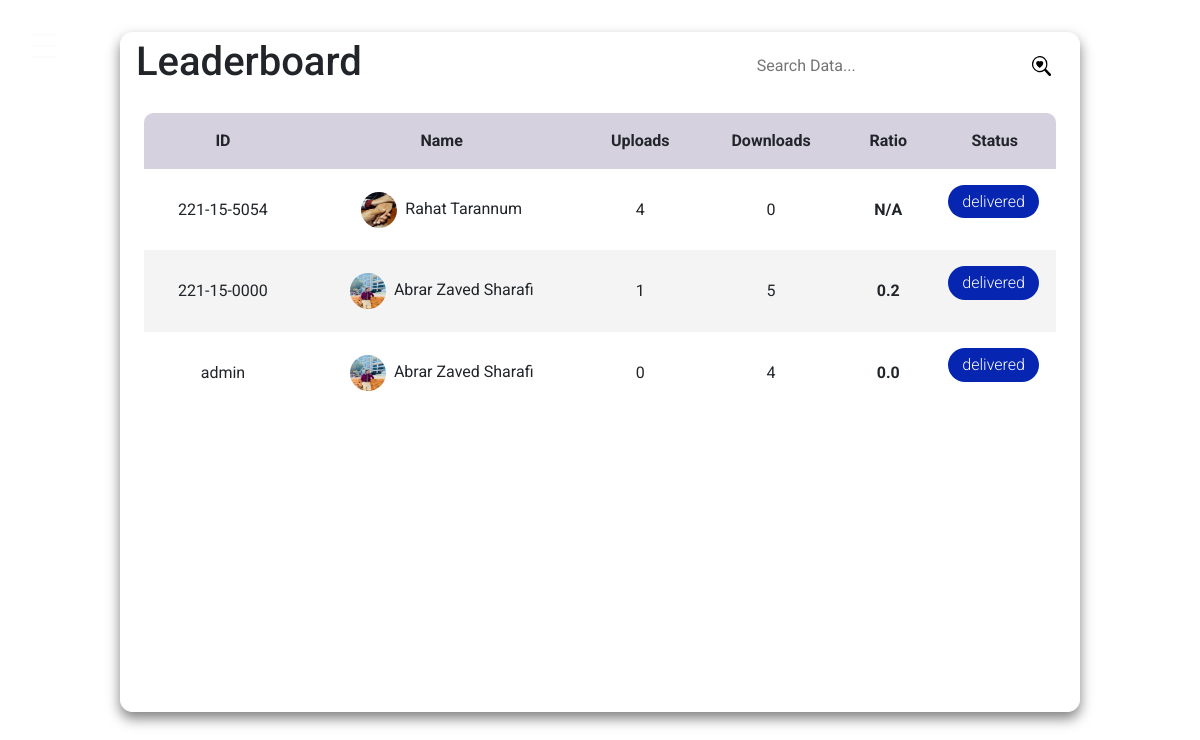
The app's page /dashboard/leaderboard with its own data.
### dashboard/models.py (models this page shows, shortened)
class UserAttribute(models.Model):
    user=models.ForeignKey(Student, verbose_name="User", on_delete=models.CASCADE)
    uploads=models.IntegerField(default=0)
    downloads=models.IntegerField(default=0)

### authentication/models.py (models this page shows)
class Student(AbstractBaseUser, PermissionsMixin):
    student_id = models.CharField(max_length=50, unique=True)
    profile_pic=models.ImageField(upload_to='profile_pic/',null=True,blank=True)
    name = models.CharField(max_length=150, blank=True)
    email = models.EmailField(max_length=254, blank=True)
    dept = models.CharField(max_length=50, blank=True)
    phone_number=models.CharField(max_length=50,blank=True)
    website=models.CharField(max_length=200,null=True,blank=True)
    is_active = models.BooleanField(default=True)
    is_admin = models.BooleanField(default=False)
    is_staff = models.BooleanField(default=False)
    groups = models.ManyToManyField(
        Group,
        related_name="student_set",  # Custom related_name to avoid conflict
        blank=True,
    )
    user_permissions = models.ManyToManyField(
        Permission,
        related_name="student_permissions_set",  # Custom related_name to avoid conflict
        blank=True,
    )
    objects = MyUserManager()
    USERNAME_FIELD = "student_id"
    REQUIRED_FIELDS = []  # List additional required fields here, if any
    def __str__(self):
        return self.student_id

### dashboard/views.py (the view)
# urls.py: path("leaderboard", views.leaderboard_view, name="leaderboard"),
def leaderboard_view(request):
    user_attributes = UserAttribute.objects.all().order_by("-uploads")
    return render(
        request, "dashboard/leaderboard.html", {"user_attributes": user_attributes}
    )

### dashboard/templatetags/custom_filters.py (called while the page is built)
@register.filter
def ratio(downloads, user):
    uploads = UserAttribute.objects.get(user=user).uploads
    return uploads / downloads if downloads != 0 else "N/A"

### templates/dashboard/leaderboard.html (shortened to what this page needs)
{% extends "sidebar/main.html" %}
{% load static %}
{% load custom_filters %}
{% block content %}
<!DOCTYPE html>
<html lang="en">
<head>
    <link rel="stylesheet" type="text/css" href="{% static 'css/leaderboard.css' %}">
</head>
<body>
    <div class="leaderboard-wrapper">
        <main class="custom-table" id="customers_table">
            <section class="custom-table__header">
                <h1>Leaderboard</h1>
                <div class="custom-input-group">
                    <input type="search" placeholder="Search Data..." style="width: 100%; padding: 0 0.5rem 0 0.3rem; background-color: transparent; border: none; outline: none;">
                    <img src="{% static 'images/search-heart.svg' %}" alt="search" style="width: 1.2rem; height: 1.2rem;">
                </div>
            </section>
            <section class="custom-table__body">
                <table>
                    <thead>
                        <tr>
                            <th>ID</th>
                            <th>Name</th>
                            <th>Uploads</th>
                            <th>Downloads</th>
                            <th>Ratio</th>
                            <th>Status</th>
                        </tr>
                    </thead>
                    <tbody>
                        {% for user in user_attributes %}
                        <tr>
                            <td>{{user.user}}</td>
                            <td><img src="{{user.user.profile_pic.url}}" alt="" style="width: 36px; height: 36px; margin-right: 0.5rem; border-radius: 50%; vertical-align: middle;">{{user.user.name}}</td>
                            <td>{{user.uploads}}</td>
                            <td>{{user.downloads}}</td>
                            <td><strong>{{user.downloads|ratio:user.user}}</strong></td>
                            <td><p class="status delivered" style="color:white">delivered</p></td>
                        </tr>
                        {% endfor %}
                    </tbody>
                </table>
            </section>
        </main>
    </div>
</body>
</html>
{% endblock content %}

### static/css/style.css (style rules this page uses)
body { font-family: "Roboto", -apple-system, BlinkMacSystemFont, "Segoe UI", Roboto, "Helvetica Neue", Arial, "Noto Sans", sans-serif, "Apple Color Emoji", "Segoe UI Emoji", "Segoe UI Symbol", "Noto Color Emoji"; background-color: #fcfcfc; }
p { color: #b3b3b3; font-weight: 300; }
h1, h2, h3, h4, h5, h6, .h1, .h2, .h3, .h4, .h5, .h6 { font-family: "Roboto", -apple-system, BlinkMacSystemFont, "Segoe UI", Roboto, "Helvetica Neue", Arial, "Noto Sans", sans-serif, "Apple Color Emoji", "Segoe UI Emoji", "Segoe UI Symbol", "Noto Color Emoji"; }
body { position: relative; }
body:before { position: absolute; content: ""; z-index: 1; top: 0; left: 0; right: 0; bottom: 0; background-color: rgba(0, 0, 0, 0.5); opacity: 0; visibility: hidden; -webkit-transition: 0.3s all ease-in-out; -o-transition: 0.3s all ease-in-out; transition: 0.3s all ease-in-out; }
aside, main { height: 100vh; min-height: 580px; }
main { width: calc(100%); }

### static/css/leaderboard.css (style rules this page uses)
body { margin: 0; min-height: 100vh; display: flex; justify-content: center; align-items: center; background: url(https://wallpapercave.com/wp/wp10981140.jpg) center / cover no-repeat; }
.leaderboard-wrapper { width: 100%; display: flex; justify-content: center; align-items: center; padding: 2rem; }
.custom-table { width: 80vw; height: 85vh; background-color: rgba(255, 255, 255, 0.5); backdrop-filter: blur(7px); box-shadow: 0 0.4rem 0.8rem rgba(0, 0, 0, 0.5); border-radius: 0.8rem; overflow: hidden; display: flex; flex-direction: column; }
.custom-table__header { width: 100%; height: 10%; background-color: rgba(255, 255, 255, 0.25); padding: 0.8rem 1rem; display: flex; justify-content: space-between; align-items: center; }
.custom-input-group { width: 35%; height: 100%; background-color: rgba(255, 255, 255, 0.3); padding: 0 0.8rem; border-radius: 2rem; display: flex; justify-content: center; align-items: center; transition: 0.2s; }
.custom-table__body { width: 95%; max-height: calc(89% - 1.6rem); background-color: rgba(255, 255, 255, 0.75); margin: 0.8rem auto; border-radius: 0.6rem; overflow: auto; overflow: overlay; }
.custom-table th, .custom-table td { padding: 1rem; text-align: center; }
.status { padding: 0.3rem 0; border-radius: 2rem; text-align: center; margin-left: -1px; margin-right: 1px; }
.status.delivered { background-color: #0625b1; color: #006b21; }
thead th { position: sticky; top: 0; left: 0; background-color: #d5d1defe; cursor: pointer; text-transform: capitalize; }
tbody tr:nth-child(even) { background-color: #0000000b; }
tbody tr { --delay: 0.1s; transition: 0.5s ease-in-out var(--delay), background-color 0s; }
tbody tr td, tbody tr td p, tbody tr td img { transition: 0.2s ease-in-out; }
table { width: 100%; }
td img { width: 36px; height: 36px; margin-right: 0.5rem; border-radius: 50%; vertical-align: middle; }

### records on screen
UserAttribute: user "221-15-5054", user.profile_pic (picture), user.name "Rahat Tarannum", uploads "4", downloads "0", downloads|ratio "N/A"
UserAttribute: user "221-15-0000", user.profile_pic (picture), user.name "Abrar Zaved Sharafi", uploads "1", downloads "5", downloads|ratio "0.2"
UserAttribute: user "admin", user.profile_pic (picture), user.name "Abrar Zaved Sharafi", uploads "0", downloads "4", downloads|ratio "0.0"
